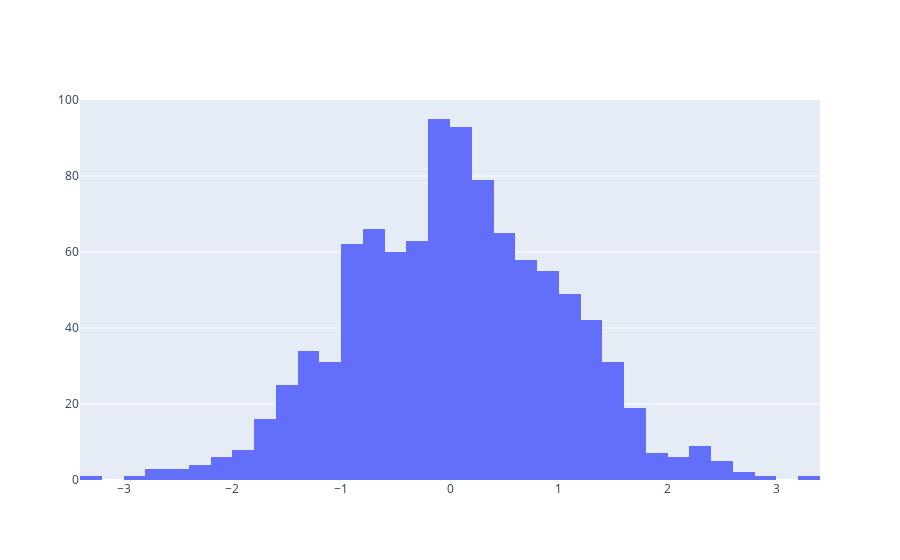

Notebook source saved alongside this figure:
### Markdown cell above
# Histograms

### Code cell
x = np.random.randn(1000)

fig = go.Figure(
    data=[go.Histogram(x=x)]
)

fig.show()

### Figure 1 — Plotly figure (JSON) as saved in the notebook; plotly's stock layout.template omitted (floating-point values rounded to 4 significant figures; data arrays with more than 128 entries replaced by an {"elided": "..."} marker saying what was removed)
{"data": [{"type": "histogram", "x": {"elided": "1000 float values"}}], "layout": {}}
